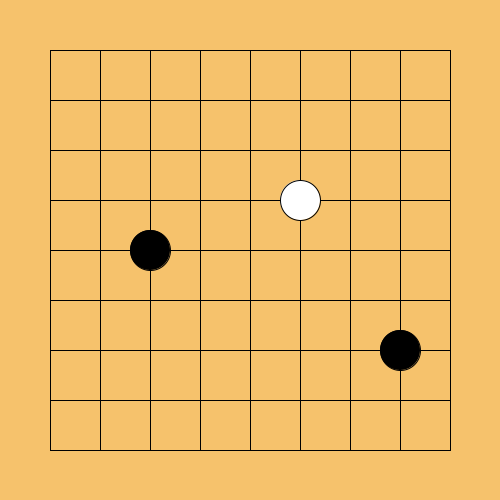
Frame 1 (no input)
Frame 60 (the mouse pressed at the canvas centre just before this capture): identical to frame 1, image omitted
Frame 120 (the mouse held since frame 60 and released just before this capture): identical to frame 1, image omitted

The Processing sketch that drew this single still picture (run headless with seeded random() and noise(); from frame 60 on, the mouse is pressed at the canvas centre):

// Processing sketch: week04_7_background_line_white_black
// ── week04_7_background_line_white_black.pde
void setup(){
  size(500,500);
}
int [][] go ={ 
  {0,0,0,0,0,0,0,0,0},
  {0,0,0,0,0,0,0,0,0},
  {0,0,0,0,0,0,0,0,0},
  {0,0,0,0,0,2,0,0,0},
  {0,0,1,0,0,0,0,0,0},  
  {0,0,0,0,0,0,0,0,0},
  {0,0,0,0,0,0,0,1,0},
  {0,0,0,0,0,0,0,0,0},
  {0,0,0,0,0,0,0,0,0},
};
void draw(){
  background(246, 194, 108);
  for(int i=1; i<=9; i++){
    line(50, i*50, 450, i*50);
    line(i*50, 50, i*50, 450);
  }
  for(int i=0; i<9; i++){    //對應y座標
    for(int j=0; j<9; j++){  //對應x座標
      if(go[i][j]==1){
        fill(0);
        ellipse(50+j*50, 50+i*50, 40, 40);
      }
      else if(go[i][j]==2){
        fill(255);
        ellipse(50+j*50, 50+i*50, 40, 40);
      }
    }
  }
}
